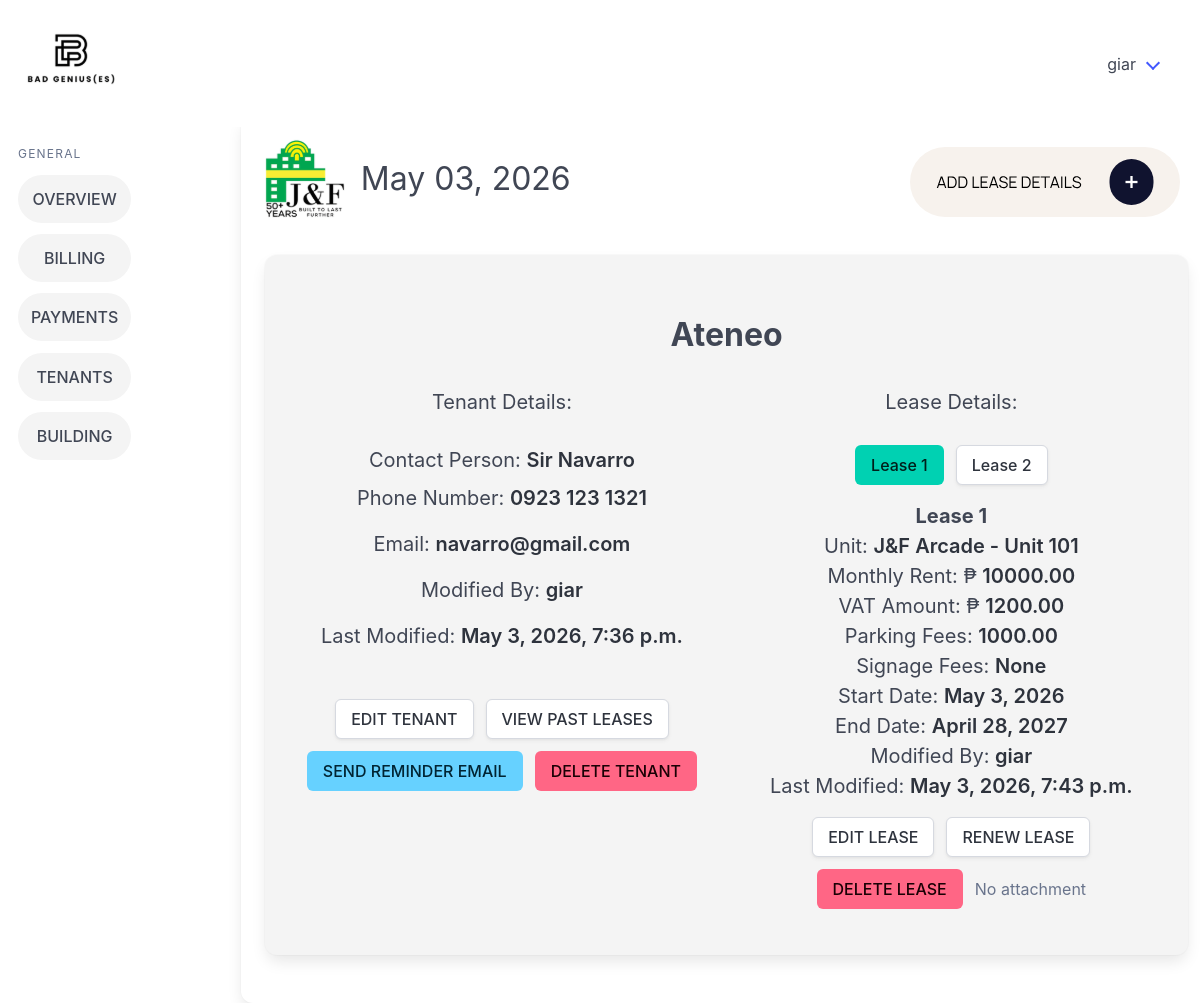
/tenant_details/1/ (signed in), run on the app's committed database.
### billingApp/models.py (models this page shows, shortened)
class Tenant(models.Model):
    companyName = models.CharField(max_length=100, null=True, blank=True)
    contactPerson = models.CharField(max_length=100)
    phoneNumber = models.CharField(max_length=12)
    email = models.CharField(max_length=50)
    carryover_balance = models.DecimalField(max_digits=12, decimal_places=2, default=Decimal('0.00'))
    modified_by = models.ForeignKey("Account", on_delete=models.SET_NULL, null=True, blank=True, related_name="+")
    modified_at = models.DateTimeField(auto_now=True, null=True, blank=True)
    objects = models.Manager

class Account(models.Model):
    firstName = models.CharField(max_length=30)
    lastName = models.CharField(max_length=30)
    username = models.CharField(max_length=20)
    password = models.CharField(max_length=20)
    objects = models.Manager()
    def __str__(self):
        return self.username

class Lease(models.Model):
    buildingName = models.ForeignKey(Building, on_delete=models.CASCADE)
    tenantName = models.ForeignKey(Tenant, on_delete=models.CASCADE)
    modified_by = models.ForeignKey("Account", on_delete=models.SET_NULL, null=True, blank=True, related_name="+")
    modified_at = models.DateTimeField(auto_now=True, null=True, blank=True)
    unitID = models.ForeignKey(Units, on_delete=models.CASCADE)
    rentAmount = models.DecimalField(max_digits=12, decimal_places=2)
    vatAmount = models.DecimalField(max_digits=12, decimal_places=2)
    signageFees = models.DecimalField(max_digits=12, decimal_places=2, null=True, blank=True)
    parkingFees = models.DecimalField(max_digits=12, decimal_places=2, null=True, blank=True)
    CONTRACT_CHOICES = [(6, "6 months"), (12, "12 months")]
    contractLength = models.PositiveSmallIntegerField(choices=CONTRACT_CHOICES)
    contractStart = models.DateField()
    contractEnd = models.DateField(null=True, blank=True)
    pastLease = models.BooleanField(default=False)
    archived_date = models.DateField(null=True, blank=True)
    leaseAttachment = models.FileField(
        upload_to="lease_attachments/",
        blank=True,
        null=True
    )

class Units(models.Model):
    building = models.ForeignKey(Building, on_delete=models.CASCADE)
    unitID = models.IntegerField()
    modified_by = models.ForeignKey("Account", on_delete=models.SET_NULL, null=True, blank=True, related_name="+")
    modified_at = models.DateTimeField(auto_now=True, null=True, blank=True)
    class Meta:
        unique_together = ('building', 'unitID')
    def __str__(self):
        return f"{self.building.buildingName} - Unit {self.unitID}"

class Building(models.Model):
    buildingName = models.CharField(max_length=26, unique=True)
    signageCapacity = models.IntegerField(default=0)
    parkingCapacity = models.IntegerField(default=0)
    buildingAddress = models.CharField(max_length=50)
    modified_by = models.ForeignKey("Account", on_delete=models.SET_NULL, null=True, blank=True, related_name="+")
    modified_at = models.DateTimeField(auto_now=True, null=True, blank=True)
    objects = models.Manager

### billingApp/views.py (the view)
# urls.py: path('tenant_details/<int:pk>/', views.tenant_details, name='tenant_details'),
@login_required
def tenant_details(request, pk):
    tenant = get_object_or_404(Tenant, pk=pk)
    leases = (
        Lease.objects
        .filter(tenantName=tenant, pastLease=False)
        .select_related("buildingName", "unitID")
        .order_by("contractStart", "id")
    )
    if not (tenant.companyName or "").strip():
        tenant.companyName_display = tenant.contactPerson
    else:
        tenant.companyName_display = tenant.companyName
    date_today = get_date_today()
    return render(request, 'billingApp/tenant_details.html', {'t': tenant, 'leases': leases, 'date_today': date_today})

### billingApp/views.py (called while the page is built)
def get_date_today():
    from datetime import datetime
    return datetime.now().strftime("%B %d, %Y")

### billingApp/templates/billingApp/tenant_details.html (shortened to what this page needs)
{% extends 'billingApp/base.html' %} {% load static %} {% block content %}
<a href="{% url 'add_lease' pk=t.pk %}" class="p-5">
</a>
</div>
<div class="card card2">
  <div class="card-content has-text-centered">
    <h1 class="is-size-3 has-text-weight-bold p-5 mt-2">{{ t.companyName_display }}</h1>
    <div class="columns">
      <div class="column">
        <p class="is-size-5 has-text-weight-normal p-1">Tenant Details:</p>
      </div>
      <div class="column">
        <p class="is-size-5 has-text-weight-normal p-1">Lease Details:</p>
      </div>
    </div>
    <div class="columns">
      <div class="column">
        <p class="is-size-5 has-text-weight-normal">Contact Person: <strong>{{t.contactPerson}}</strong></p>
        <p class="is-size-5 p-2">
          Phone Number:
          <strong>{{t.phoneNumber}}</strong>
        </p>
        <p class="is-size-5 p-2">
          Email:
          <strong>{{t.email}}</strong>
        </p>
        <p class="is-size-5 p-2">Modified By: <strong>{{ t.modified_by }}</strong></p>
        <p class="is-size-5 p-2">Last Modified: <strong>{{ t.modified_at }}</strong></p>
        <div class="columns p-4 mt-5 is-justify-content-center">
          <div class="buttons is-centered">
            <a href="{% url 'edit_tenant' pk=t.pk %}" class="button">EDIT TENANT</a>
            <a href="{% url 'past_leases' pk=t.pk %}" class="button">VIEW PAST LEASES</a>
            <a href="{% url 'send_reminder_email' t.pk %}" class="button is-info">SEND REMINDER EMAIL</a>
            <a href="{% url 'delete_tenant' pk=t.pk %}" class="button is-danger">DELETE TENANT</a>
          </div>
        </div>
      </div>
      <div class="column">
        {% if leases %}
        <div class="buttons is-centered mb-4">
          {% for l in leases %}
          <button type="button" class="button lease-filter {% if forloop.first %}is-primary{% endif %}" data-lease-filter="{{ l.pk }}">Lease {{ forloop.counter }}</button>
          {% endfor %}
        </div>
        {% endif %}
        {% for l in leases %}
        <div class="tenant-lease mb-5" data-lease-id="{{ l.pk }}" {% if not forloop.first %}style="display: none;"{% endif %}>
          <p class="is-size-5 has-text-weight-bold">Lease {{ forloop.counter }}</p>
          <p class="is-size-5 has-text-weight-normal">Unit: <strong>{{ l.unitID }}</strong></p>
          <p class="is-size-5 has-text-weight-normal">Monthly Rent: ₱ <strong>{{ l.rentAmount }}</strong></p>
          <p class="is-size-5 has-text-weight-normal">VAT Amount: ₱ <strong>{{ l.vatAmount }}</strong></p>
          <p class="is-size-5 has-text-weight-normal">Parking Fees: <strong>{{ l.parkingFees }}</strong></p>
          <p class="is-size-5 has-text-weight-normal">Signage Fees: <strong>{{ l.signageFees }}</strong></p>
          <p class="is-size-5 has-text-weight-normal">Start Date: <strong>{{ l.contractStart }}</strong></p>
          <p class="is-size-5 has-text-weight-normal">End Date: <strong>{{ l.contractEnd }}</strong></p>
          <p class="is-size-5 has-text-weight-normal">Modified By: <strong>{{ l.modified_by }}</strong></p>
          <p class="is-size-5 has-text-weight-normal">Last Modified: <strong>{{ l.modified_at }}</strong></p>
          <div class="buttons is-centered p-4">
            <a href="{% url 'edit_lease' pk=l.pk %}" class="button">EDIT LEASE</a>
            <a href="{% url 'renew_lease' pk=l.pk %}" class="button">RENEW LEASE</a>
            <a href="{% url 'delete_lease' pk=l.pk %}" class="button is-danger">DELETE LEASE</a>
            {% if l.leaseAttachment %}
              <a href="{{ l.leaseAttachment.url }}" target="_blank" class="button is-info">
                View Lease Attachment
              </a>
            {% else %}
              <span class="has-text-grey">No attachment</span>
            {% endif %}
          </div>
        </div>
        {% empty %}
        <p class="has-text-grey">No active leases.</p>
        {% endfor %}
      </div>
    </div>
  </div>
</div>
{% endblock %}

### billingApp/templates/billingApp/base.html (shortened to what this page needs)
{% load static %}
<!doctype html>
<html lang="en">
  <head>
    <link rel="stylesheet" href="{% static 'billingApp/css/style.css' %}" />
    <link rel="stylesheet" href="https://cdn.jsdelivr.net/npm/bulma@1.0.4/css/bulma.min.css" />
  </head>
  <body>
    <nav class="navbar p-5" role="navigation" aria-label="main navigation">
      <div class="navbar-brand">
        <a class="" href="{% url 'home_page' %}">
        </a>
      </div>
      <div id="navbarBasicExample" class="navbar-menu">
        <div class="navbar-end">
          <div class="navbar-item has-dropdown is-hoverable">
            <a class="navbar-link">{{ user.username }}</a>
          </div>
        </div>
      </div>
    </nav>
    <div class="columns">
      <aside class="menu">
        <p class="menu-label">General</p>
        <ul class="menu-list">
          <li><a href="{% url 'home_page' %}" class="sidebarItems button is-light is-rounded is-fullwidth">OVERVIEW</a></li>
          <li><a href="{% url 'billing_records_main' %}" class="sidebarItems button is-light is-rounded is-fullwidth">BILLING</a></li>
          <li><a href="{% url 'payments_main' %}" class="sidebarItems button is-light is-rounded is-fullwidth">PAYMENTS</a></li>
          <li><a href="{% url 'tenants_main' %}" class="sidebarItems button is-light is-rounded is-fullwidth">TENANTS</a></li>
          <li><a href="{% url 'buildings_main' %}" class="sidebarItems button is-light is-rounded is-fullwidth">BUILDING</a></li>
        </ul>
      </aside>
      {% block logo %}
      <div class="card card1">
        <div class="card-content">
          <div class="columns is-4">
            <div class="column is-1">
            </div>
            <div class="column">
              <h1 class="is-size-3 pt-4 pl-4">{{ date_today }}</h1>
            </div>
    {% endblock %} {% block content %} {% endblock %}
  </body>
</html>

### billingApp/static/billingApp/css/style.css (style rules this page uses)
.menu { position: sticky; display: inline-block; vertical-align: top; max-height: 100vh; overflow-y: auto; width: 200px; top: 0; bottom: 0; padding: 30px; }
.menu .menu-list li { margin-bottom: 0.7rem; }
.menu .menu-list li a { padding: 0.75rem 0.9rem; }
.card2 { background-color: #f4f4f4 !important; max-height: 700px !important; min-height: 500px !important; }
.card1 { margin-left: 80px !important; width: 1200px !important; }
.sidebarItems { background-color: #f4f4f4 !important; }

### data on the page
Tenant: companyName_display "Ateneo", contactPerson "Sir Navarro", phoneNumber "0923 123 1321", email "navarro@gmail.com", modified_by "giar", modified_at "May 3, 2026, 7:36 p.m."
Lease: unitID "J&F Arcade - Unit 101", rentAmount "10000.00", vatAmount "1200.00", parkingFees "1000.00", signageFees "None", contractStart "May 3, 2026", contractEnd "April 28, 2027", modified_by "giar", modified_at "May 3, 2026, 7:43 p.m.", leaseAttachment "No attachment"

### other printed values
{{ user.username }} "giar"
{{ date_today }} "May 03, 2026"
